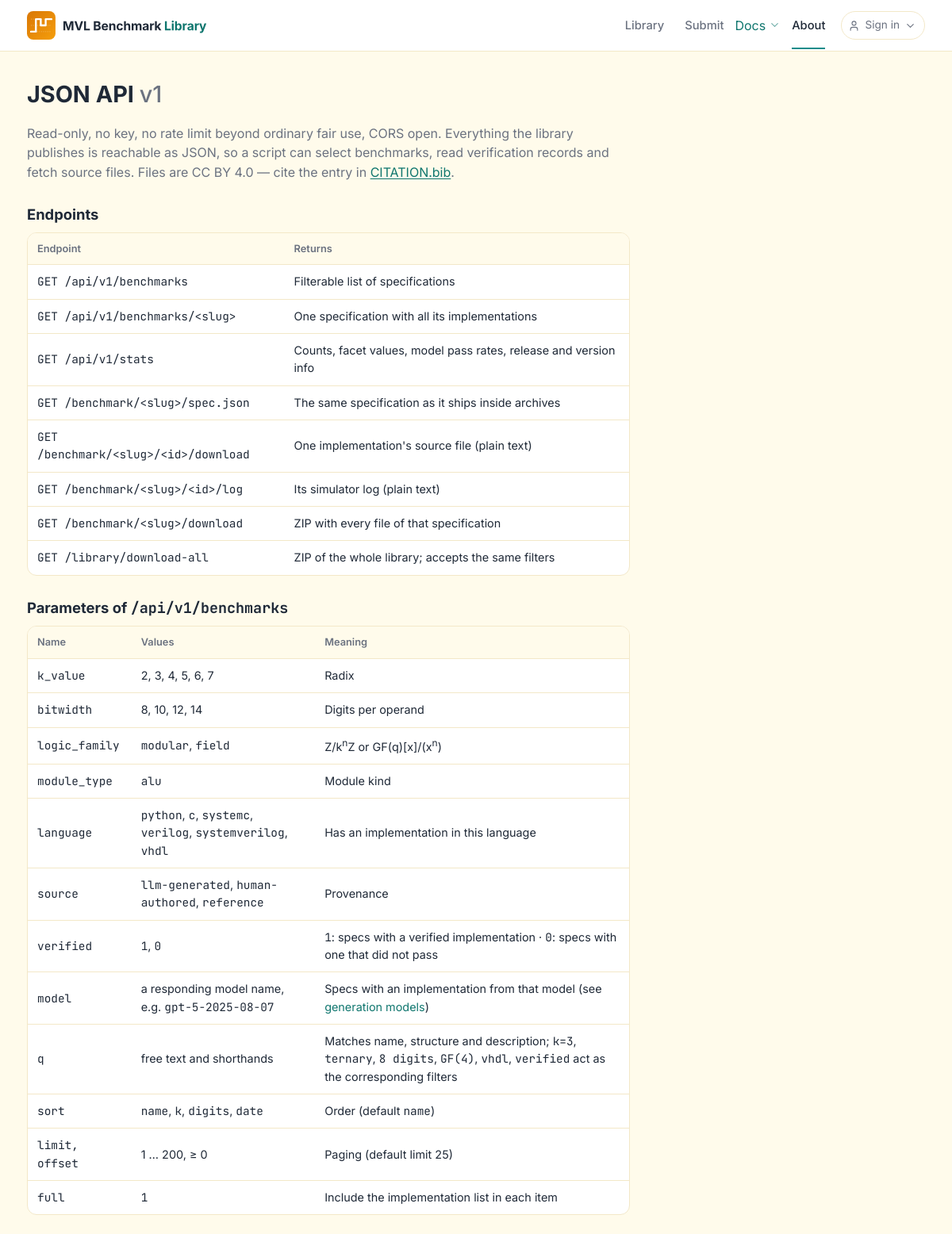
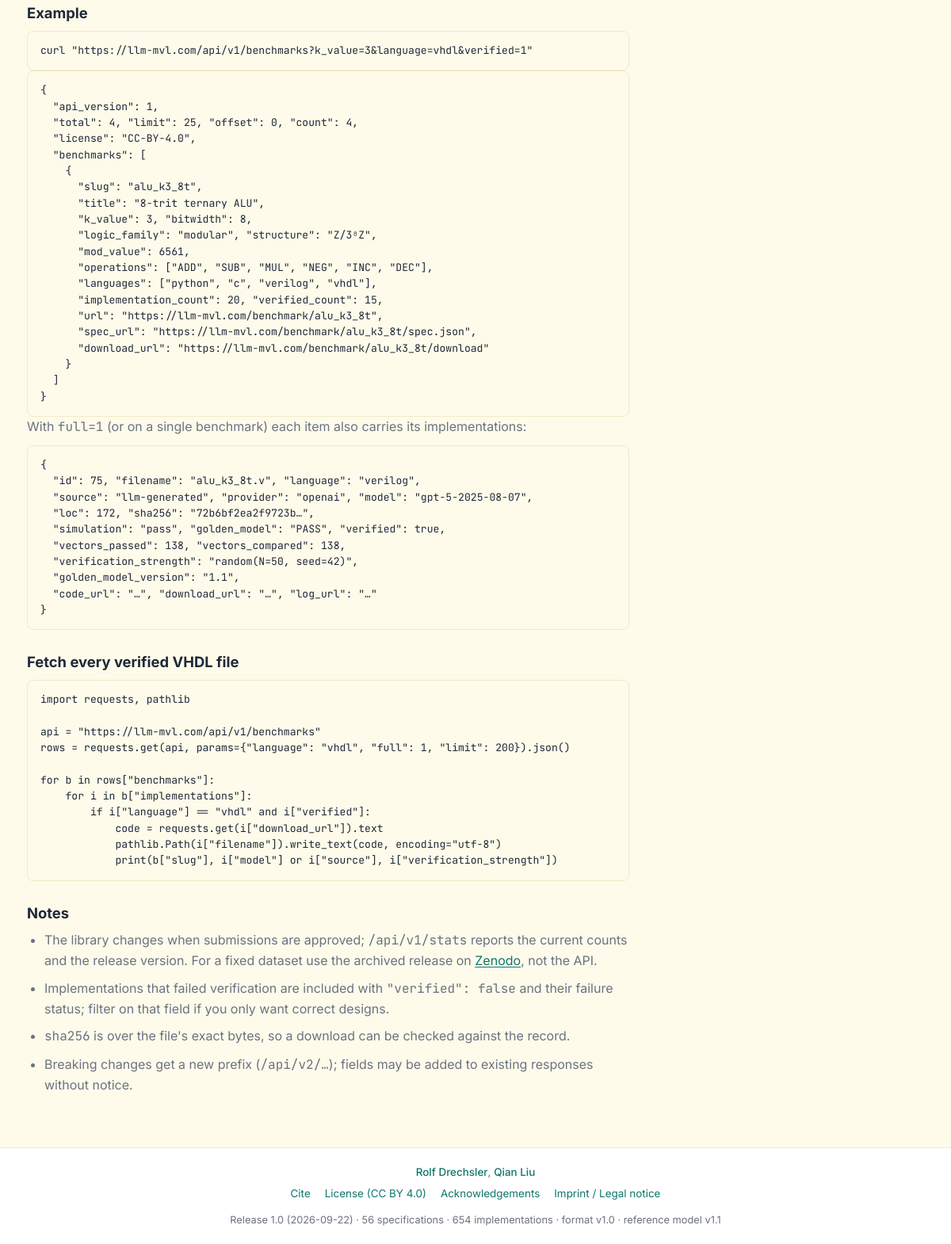
/api, run on the app's committed database (2 pictures, top to bottom).
### src/library/models.py (models this page shows, shortened)
class Benchmark(Base):
    __tablename__ = 'benchmarks'
    id = Column(Integer, primary_key=True)
    slug = Column(String(64), unique=True, nullable=False, index=True)   # alu_k3_8t
    module_type = Column(String(32), nullable=False, index=True)
    k_value = Column(Integer, nullable=False, index=True)
    bitwidth = Column(Integer, nullable=False, index=True)
    logic_type = Column(String(64), nullable=False)                       # "GF(3)", "GF(2^2)", "mod 6"
    logic_family = Column(String(16), nullable=False, index=True)         # gf-prime / gf-ext / ring
    mod_value = Column(BigInteger, nullable=False)
    operations = Column(JSON, nullable=False, default=list)
    params = Column(JSON, nullable=False, default=dict)
    title = Column(String(160), nullable=False)
    description = Column(Text, nullable=False, default='')
    status = Column(String(16), nullable=False, default='published', index=True)
    created_at = Column(DateTime, nullable=False, default=datetime.utcnow, index=True)
    updated_at = Column(DateTime, nullable=False, default=datetime.utcnow, onupdate=datetime.utcnow)
    download_count = Column(Integer, nullable=False, default=0)
    implementations = relationship('Implementation', back_populates='benchmark',
                                   cascade='all, delete-orphan',
                                   order_by='Implementation.language')
    review_events = relationship('ReviewEvent', back_populates='benchmark',
                                 cascade='all, delete-orphan', order_by='ReviewEvent.created_at')
    __table_args__ = (UniqueConstraint('slug', name='uq_benchmark_slug'),)
    @property
    def published_implementations(self):
        return [i for i in self.implementations if i.status == 'published']

class Implementation(Base):
    __tablename__ = 'implementations'
    id = Column(Integer, primary_key=True)
    benchmark_id = Column(Integer, ForeignKey('benchmarks.id', ondelete='CASCADE'),
                          nullable=False, index=True)
    language = Column(String(16), nullable=False, index=True)
    filename = Column(String(128), nullable=False)
    code = deferred(Column(Text, nullable=False))
    sha256 = Column(String(64), nullable=False, index=True)
    source = Column(String(24), nullable=False, default='llm-generated', index=True)
    provider = Column(String(32))
    model_requested = Column(String(96))
    model_responded = Column(String(96))
    prompt_hash = Column(String(64))          # sha256 of the generation prompt (LLM sources)
    generated_at = Column(DateTime)
    loc = Column(Integer, nullable=False, default=0)
    test_vectors = Column(Integer, nullable=False, default=0)
    sim_status = Column(String(16), nullable=False, default='unverified')      # pass / fail / unverified
    sim_passed = Column(Integer, nullable=False, default=0)
    sim_total = Column(Integer, nullable=False, default=0)
    golden_status = Column(String(16), nullable=False, default='unverified')   # PASS / LOGIC_ERROR / ... / unverified
    golden_passed = Column(Integer, nullable=False, default=0)
    golden_compared = Column(Integer, nullable=False, default=0)
    verification_strength = Column(String(48))   # "random(N=50, seed=42)" / "exhaustive" / "bounded-formal"
    verification_meta = Column(JSON)             # {tools: {gcc: "15.2.0"...}, golden_model: "1.0", strategies: {...}}
    verification_report = deferred(Column(JSON))  # ValidationReport.summary() (strategy A) + strategy B summary
    verification_log = deferred(Column(Text))     # raw simulator output (truncated)
    verified_at = Column(DateTime)
    submitter_name = Column(String(120))
    submitter_email = Column(String(160))
    submitter_affiliation = Column(String(200))
    notes = Column(Text, default='')
    license = Column(String(24), nullable=False, default=LICENSE_ID)
    version = Column(Integer, nullable=False, default=1)
    status = Column(String(16), nullable=False, default='published', index=True)
    created_at = Column(DateTime, nullable=False, default=datetime.utcnow)
    download_count = Column(Integer, nullable=False, default=0)
    benchmark = relationship('Benchmark', back_populates='implementations')

### web/blueprints/library.py (the view)
@bp.route('/api')
def api_docs():
    with session_scope() as s:
        b = service.get_benchmark(s, 'alu_k3_8t')
        if b is None or b.status != 'published':
            rows = service.latest_benchmarks(s, 1)
            b = rows[0] if rows else None
        sample = service.api_benchmark(b, 'https://llm-mvl.com', with_implementations=False) if b else None
        impl = None
        if b is not None and b.published_implementations:
            full = service.api_benchmark(b, 'https://llm-mvl.com')
            impls = full['implementations']
            impl = next((i for i in impls if i['language'] == 'verilog' and i['verified']),
                        next((i for i in impls if i['verified']), impls[0]))
    return render_template('library/api.html', sample=sample, sample_impl=impl,
                           api_version=service.API_VERSION, page_size=service.PAGE_SIZE,
                           max_limit=API_MAX_LIMIT, languages=LANGUAGES, **_LABELS)

### web/templates/library/api.html (shortened to what this page needs)
{% extends "base.html" %}
{% set nav = 'about' %}
{% block content %}
<div class="prose">
    <h1>JSON API <span class="muted" style="font-weight:500">v{{ api_version }}</span></h1>
    <p>
        Read-only, no key, no rate limit beyond ordinary fair use, CORS open. Everything the library
        publishes is reachable as JSON, so a script can select benchmarks, read verification records
        and fetch source files. Files are CC BY 4.0 — cite the entry in
        <a href="{{ url_for('library.citation_file') }}">CITATION.bib</a>.
    </p>
    <h2>Endpoints</h2>
    <div class="table-wrap">
    <table class="bench">
        <thead><tr><th>Endpoint</th><th>Returns</th></tr></thead>
        <tbody>
            <tr><td class="mono">GET /api/v1/benchmarks</td><td>Filterable list of specifications</td></tr>
            <tr><td class="mono">GET /api/v1/benchmarks/&lt;slug&gt;</td><td>One specification with all its implementations</td></tr>
            <tr><td class="mono">GET /api/v1/stats</td><td>Counts, facet values, model pass rates, release and version info</td></tr>
            <tr><td class="mono">GET /benchmark/&lt;slug&gt;/spec.json</td><td>The same specification as it ships inside archives</td></tr>
            <tr><td class="mono">GET /benchmark/&lt;slug&gt;/&lt;id&gt;/download</td><td>One implementation's source file (plain text)</td></tr>
            <tr><td class="mono">GET /benchmark/&lt;slug&gt;/&lt;id&gt;/log</td><td>Its simulator log (plain text)</td></tr>
            <tr><td class="mono">GET /benchmark/&lt;slug&gt;/download</td><td>ZIP with every file of that specification</td></tr>
            <tr><td class="mono">GET /library/download-all</td><td>ZIP of the whole library; accepts the same filters</td></tr>
        </tbody>
    </table>
    </div>
    <h2>Parameters of <code>/api/v1/benchmarks</code></h2>
    <div class="table-wrap">
    <table class="bench">
        <thead><tr><th>Name</th><th>Values</th><th>Meaning</th></tr></thead>
        <tbody>
            <tr><td class="mono">k_value</td><td>2, 3, 4, 5, 6, 7</td><td>Radix</td></tr>
            <tr><td class="mono">bitwidth</td><td>8, 10, 12, 14</td><td>Digits per operand</td></tr>
            <tr><td class="mono">logic_family</td><td><code>modular</code>, <code>field</code></td><td>Z/k<sup>n</sup>Z or GF(q)[x]/(x<sup>n</sup>)</td></tr>
            <tr><td class="mono">module_type</td><td><code>alu</code></td><td>Module kind</td></tr>
            <tr><td class="mono">language</td><td>{% for c in languages %}<code>{{ c }}</code>{{ ', ' if not loop.last }}{% endfor %}</td><td>Has an implementation in this language</td></tr>
            <tr><td class="mono">source</td><td><code>llm-generated</code>, <code>human-authored</code>, <code>reference</code></td><td>Provenance</td></tr>
            <tr><td class="mono">verified</td><td><code>1</code>, <code>0</code></td><td><code>1</code>: specs with a verified implementation · <code>0</code>: specs with one that did not pass</td></tr>
            <tr><td class="mono">model</td><td>a responding model name, e.g. <code>gpt-5-2025-08-07</code></td><td>Specs with an implementation from that model (see <a href="{{ url_for('library.models') }}">generation models</a>)</td></tr>
            <tr><td class="mono">q</td><td>free text and shorthands</td><td>Matches name, structure and description; <code>k=3</code>, <code>ternary</code>, <code>8 digits</code>, <code>GF(4)</code>, <code>vhdl</code>, <code>verified</code> act as the corresponding filters</td></tr>
            <tr><td class="mono">sort</td><td><code>name</code>, <code>k</code>, <code>digits</code>, <code>date</code></td><td>Order (default <code>name</code>)</td></tr>
            <tr><td class="mono">limit, offset</td><td>1 … {{ max_limit }}, ≥ 0</td><td>Paging (default limit {{ page_size }})</td></tr>
            <tr><td class="mono">full</td><td><code>1</code></td><td>Include the implementation list in each item</td></tr>
        </tbody>
    </table>
    </div>
    <h2>Example</h2>
<pre class="bibtex">curl "https://llm-mvl.com/api/v1/benchmarks?k_value={{ sample.k_value }}&amp;language=vhdl&amp;verified=1"</pre>
<pre class="bibtex">{
  "api_version": {{ api_version }},
  "total": 4, "limit": {{ page_size }}, "offset": 0, "count": 4,
  "license": "CC-BY-4.0",
  "benchmarks": [
    {
      "slug": "{{ sample.slug }}",
      "title": "{{ sample.title }}",
      "k_value": {{ sample.k_value }}, "bitwidth": {{ sample.bitwidth }},
      "logic_family": "{{ sample.logic_family }}", "structure": "{{ sample.structure }}",
      "mod_value": {{ sample.mod_value }},
      "operations": {{ sample.operations | tojson }},
      "languages": {{ sample.languages | tojson }},
      "implementation_count": {{ sample.implementation_count }}, "verified_count": {{ sample.verified_count }},
      "url": "{{ sample.url }}",
      "spec_url": "{{ sample.spec_url }}",
      "download_url": "{{ sample.download_url }}"
    }
  ]
}</pre>
    {% if sample_impl %}
    <p>With <code>full=1</code> (or on a single benchmark) each item also carries its implementations:</p>
<pre class="bibtex">{
  "id": {{ sample_impl.id }}, "filename": "{{ sample_impl.filename }}", "language": "{{ sample_impl.language }}",
  "source": "{{ sample_impl.source }}", "provider": {{ sample_impl.provider | tojson }}, "model": {{ sample_impl.model | tojson }},
  "loc": {{ sample_impl.loc }}, "sha256": "{{ sample_impl.sha256[:16] }}…",
  "simulation": "{{ sample_impl.simulation }}", "golden_model": "{{ sample_impl.golden_model }}", "verified": {{ sample_impl.verified | tojson }},
  "vectors_passed": {{ sample_impl.vectors_passed }}, "vectors_compared": {{ sample_impl.vectors_compared }},
  "verification_strength": "{{ sample_impl.verification_strength }}",
  "golden_model_version": {{ sample_impl.golden_model_version | tojson }},
  "code_url": "…", "download_url": "…", "log_url": "…"
}</pre>
    {% endif %}
    <h2>Fetch every verified VHDL file</h2>
<pre class="bibtex">import requests, pathlib
api = "https://llm-mvl.com/api/v1/benchmarks"
rows = requests.get(api, params={"language": "vhdl", "full": 1, "limit": 200}).json()
for b in rows["benchmarks"]:
    for i in b["implementations"]:
        if i["language"] == "vhdl" and i["verified"]:
            code = requests.get(i["download_url"]).text
            pathlib.Path(i["filename"]).write_text(code, encoding="utf-8")
            print(b["slug"], i["model"] or i["source"], i["verification_strength"])</pre>
    <h2>Notes</h2>
    <ul>
        <li>The library changes when submissions are approved; <code>/api/v1/stats</code> reports the
            current counts and the release version. For a fixed dataset use the archived release on
            <a href="{{ url_for('library.cite') }}">Zenodo</a>, not the API.</li>
        <li>Implementations that failed verification are included with <code>"verified": false</code>
            and their failure status; filter on that field if you only want correct designs.</li>
        <li><code>sha256</code> is over the file's exact bytes, so a download can be checked against
            the record.</li>
        <li>Breaking changes get a new prefix (<code>/api/v2/…</code>); fields may be added to existing
            responses without notice.</li>
    </ul>
</div>
{% endblock %}

### data on the page
Benchmark: k_value "3", slug "alu_k3_8t", title "8-trit ternary ALU", bitwidth "8", logic_family "modular", structure "Z/3⁸Z", mod_value "6561", operations|tojson "[\"ADD\", \"SUB\", \"MUL\", \"NEG\", \"INC\", \"DEC\"]"
Implementation: filename "alu_k3_8t.v", language "verilog", source "llm-generated", provider|tojson "\"openai\"", model|tojson "\"gpt-5-2025-08-07\"", sha256 "72b6bf2ea2f9723b", simulation "pass", golden_model "PASS", verification_strength "random(N=50, seed=42)"

### other printed values
{{ 'Maintainer' if is_authed else 'Sign in' }} "Sign in"
{{ api_version }} "1"
{{ c }} "python" "c" "systemc" "verilog" "systemverilog" "vhdl"
{{ ', ' if not loop.last }} "," "," "," "," ","
{{ max_limit }} "200"
{{ page_size }} "25"
{{ sample.languages | tojson }} "[\"python\", \"c\", \"verilog\", \"vhdl\"]"
{{ sample.implementation_count }} "20"
{{ sample.verified_count }} "15"
{{ sample.url }} "https://llm-mvl.com/benchmark/alu_k3_8t"
{{ sample.spec_url }} "https://llm-mvl.com/benchmark/alu_k3_8t/spec.json"
{{ sample.download_url }} "https://llm-mvl.com/benchmark/alu_k3_8t/download"
{{ sample_impl.id }} "75"
{{ sample_impl.loc }} "172"
{{ sample_impl.verified | tojson }} "true"
